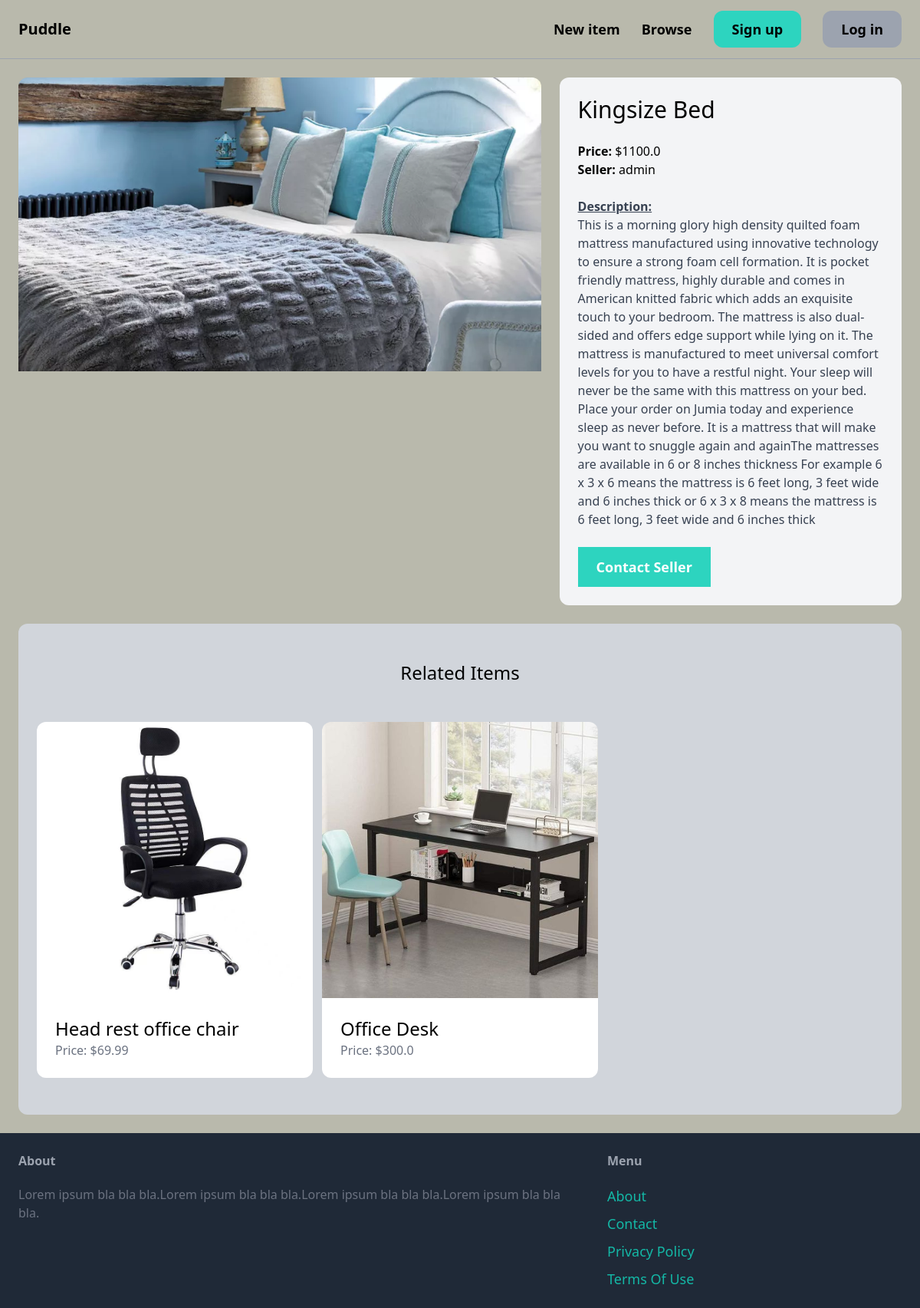
Before: /item/15/ with the older database file.
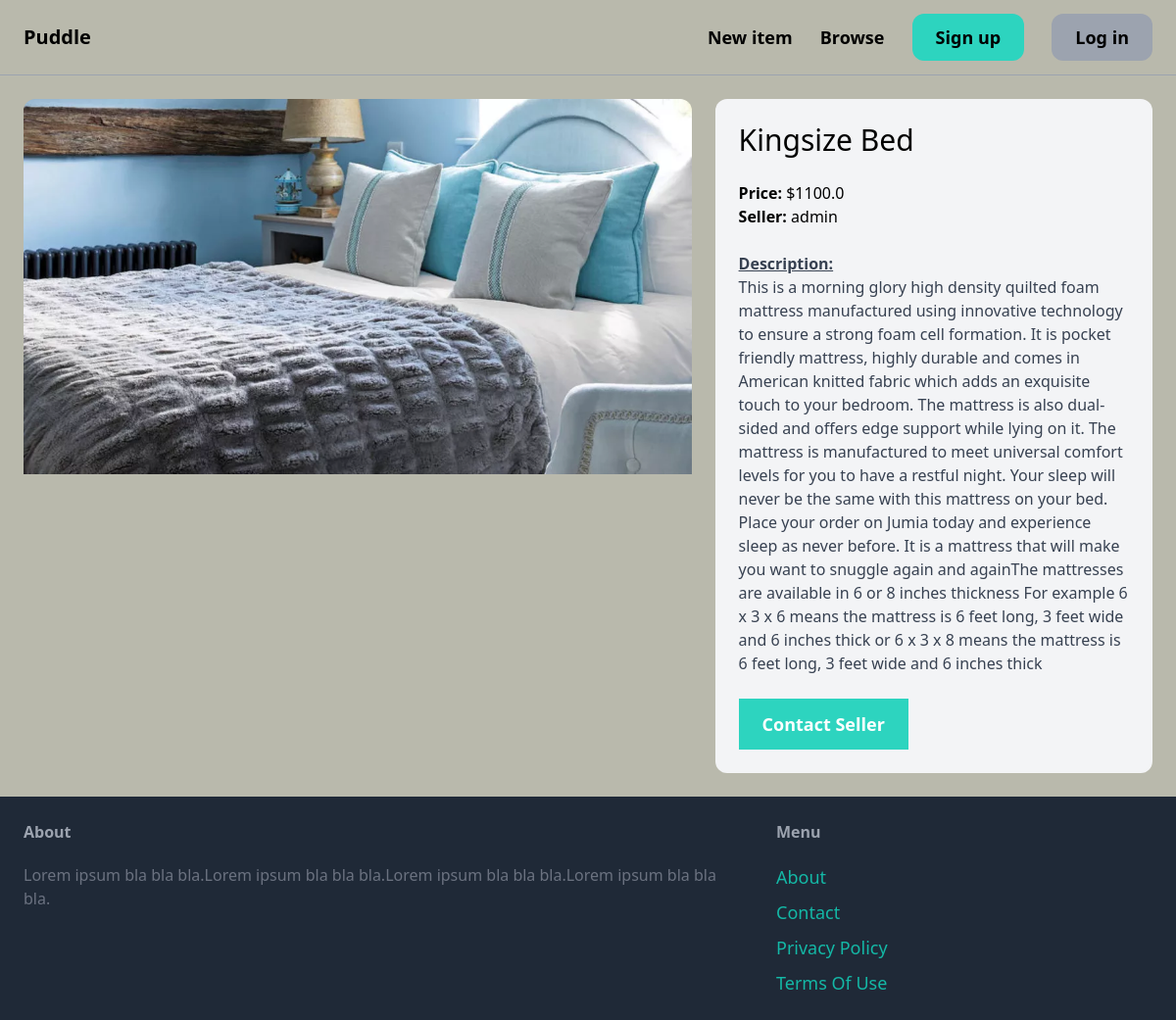
After: the same page with the newer database file.
### items/models.py (models this page shows, shortened)
class Item(models.Model):
    cartegory = models.ForeignKey(Cartegory, related_name='items', on_delete=models.CASCADE)
    name = models.CharField(max_length=255)
    description = models.TextField(blank=True, null=True)
    price = models.FloatField()
    image = models.ImageField(upload_to='item_images', blank=True, null=True)
    is_sold = models.BooleanField(default=False)
    created_by = models.ForeignKey(User, related_name='items', on_delete=models.CASCADE)
    created_at = models.DateTimeField(auto_now_add=True)

### items/views.py (the view)
# urls.py: path('<int:pk>/', views.detail, name='detail'),
def detail(request, pk):
    item = get_object_or_404(Item, pk=pk)
    related_items = Item.objects.filter(cartegory=item.cartegory, is_sold=False).exclude(pk=pk)[0:3]
    return render(request, 'item/detail.html', {
        'item': item,
        'related_items': related_items
    })

### items/templates/item/detail.html (shortened to what this page needs)
{% extends 'core/base.html' %}
{% block content %}
<div class="grid grid-cols-5 gap-6">
    <div class="col-span-3">
        <img src="{{ item.image.url }}" class="rounded-t-xl">
    </div>
    <div class="col-span-2 p-6 bg-gray-100 rounded-xl">
        <h1 class="mb-6 text-3xl">{{ item.name }}</h1>
        <p clas="text-gray-500"><strong>Price: </strong>${{ item.price }}</p>
        <p clas="text-gray-500"><strong>Seller: </strong> {{ item.created_by.username }}</p> <br>
        {% if item.description %}
            <p class="text-gray-700">
                <strong><u>Description:</u></strong> <br>
                {{ item.description }}
            </p>
        {% endif %}
        {% if request.user == item.created_by %}
        <div class="'mt-6 p-6 bg-white rounded-xl">
            <p>This is your item!</p>
            <a href="{% url 'items:edit' item.id %}" class="inline-block mt-6 px-6 py-3 text-lg font-semibold bg-green-500 text-white rounded-xl">Edit</a>
            <a href="{% url 'items:delete' item.id %}" class="inline-block mt-6 px-6 py-3 text-lg font-semibold bg-red-500 text-white rounded-xl">Delete</a>
        </div>
        {% else %}
            <a href="#" class="inline-block mt-6 px-6 py-3 text-lg font-semibold bg-teal-400 rouned-xl text-white hover:bg-teal-700">Contact Seller</a>
        {% endif %}
    </div>
</div>
{% if related_items %}
    <div class="mt-6 px-6 py-12 bg-gray-300 rounded-xl">
        <h2 class="mb-12 text-2xl text-center">Related Items</h2>
        <div class="grid grid-cols-3 gap-3">
            {% for item in related_items %}
                <div>
                    <a href="{% url 'items:detail' item.id %}">
                        <div>
                            <img src="{{ item.image.url }}" class="rounded-t-xl">
                        </div>
                        <div class="p-6 bg-white rounded-b-xl">
                            <h2 class="text-2xl no-underline hover:underline hover:text-red-500">{{ item.name }}</h2>
                            <p class="text-gray-500">Price: ${{ item.price }}</p>
                        </div>
                    </a>
                </div>
            {% endfor %}
        </div>
    </div>
{% endif %}
{% endblock %}

Changed rows visible on the page:
removed Item: image (picture), name "Head rest office chair", price "69.99"
removed Item: image (picture), name "Office Desk", price "300.0"
Other visible differences:
text no longer shown: "Related Items"
